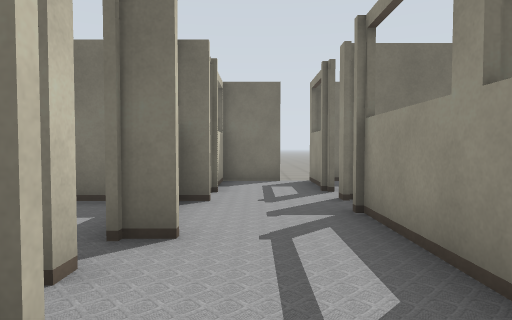
view 1 (above)

17 first-person views from a walk through a world built for the Gazebo simulator. The camera is 0.94 m above the floor, tilts 2° down and sees 75° across. The lines on the ground mark 1 m squares. The floor is counted in squares, 1 m on a side. Each view is taken from the middle of a square. On the plan, view 1 faces up. The plan holds only what a view shows up to about 12 squares ahead; the rest is blank. The place goes on beyond the plan. Some surface patterns are stand-ins.

view 2
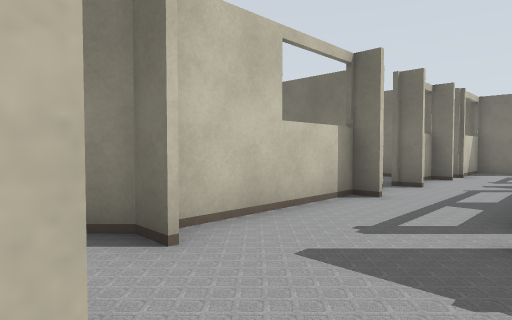

view 3
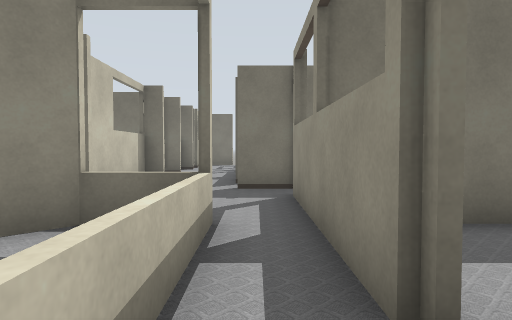

view 4
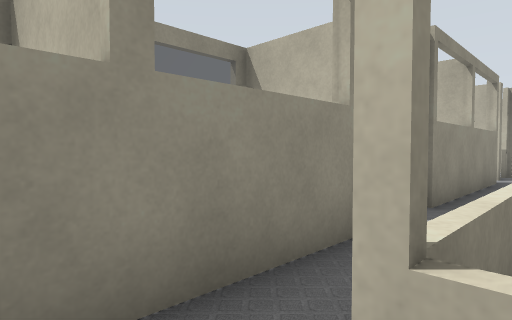

view 5
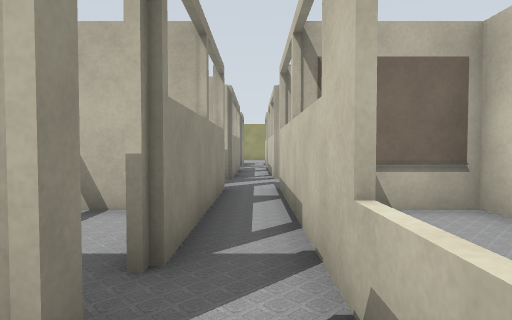

view 6
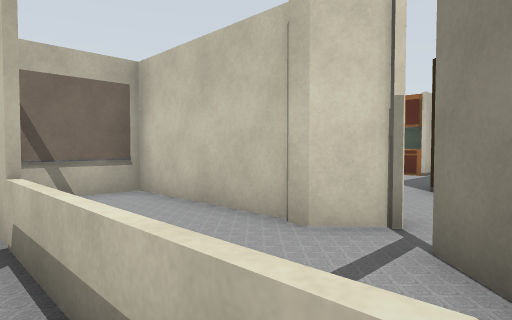

view 7
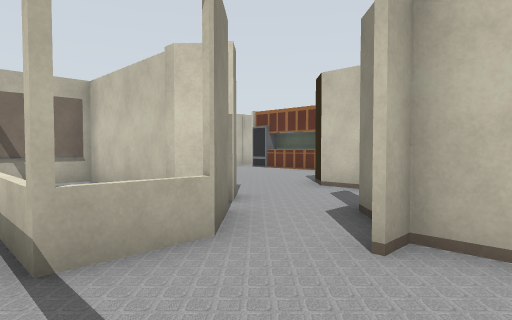

view 8
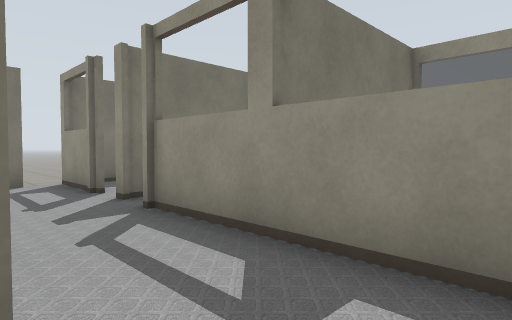

view 9
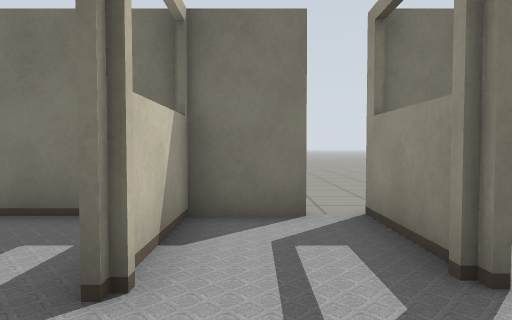

view 10
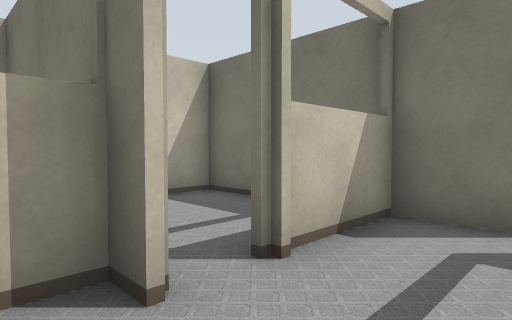

view 11
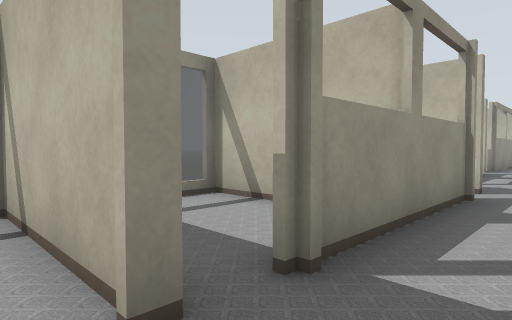

view 12
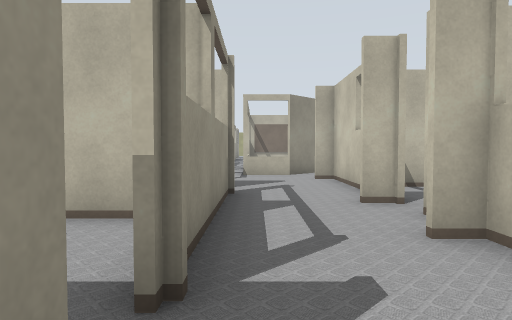

view 13
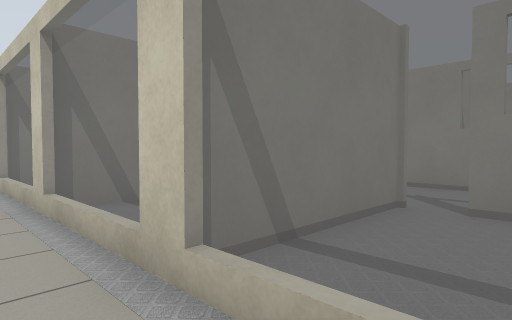

view 14
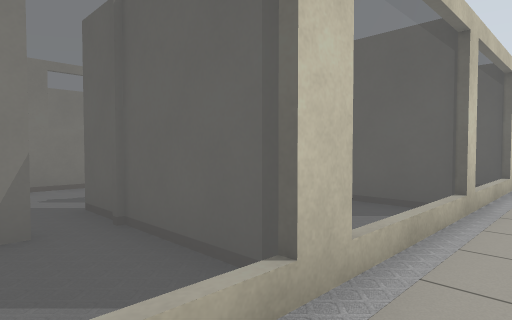

view 15
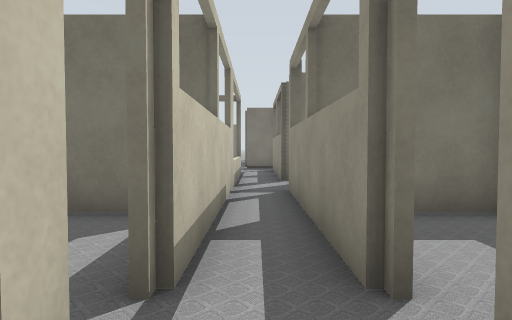

view 16
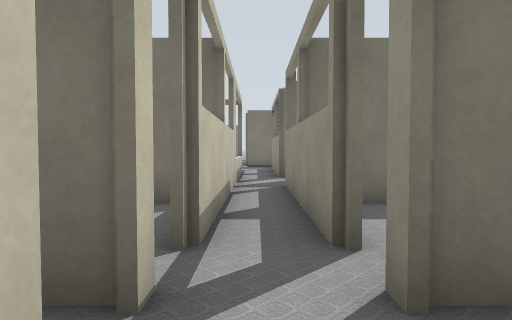

view 17
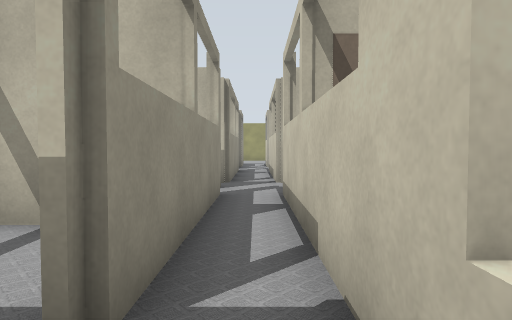

### Floor plan
Key: @ floor where view 1 was taken; # wall or solid block; x gap in a wall; . floor; = window, fence, low wall or low ledge; T thing the floor can be seen under or through.
Columns run from 11 left of view 1 to 7 right of it. Each row starts with its distance up from view 1.
 17              ..
 16              ..
 15              ..
 14             ...
 13             ...
 12             ..
 11             ..
 10       ######.##
  9       #...#..#
  8        ...#..#
  7         ..x..#
  6        ####..#####
  5          #...x.. =
  4          #...#..#=
  3          ##..####=
  2          #...####=
  1          ##..#  #=.
  0          #.@.#   =.
 -1         ##...#####.
 -2          #....#  =.
 -3          ##...#  =.
 -4         ##....#  =
 -5        ...TT=.####
 -6       #...T =.#..=
 -7      ##..TT.=.#. =
 -8    ......##.=..  =
 -9 ##......  #.#.###=
-10  =  ...   #.#.#
-11           #.#.#
-12           ###.####
-13            .#.#.
-14            .#.#.
-15             x.x.
-16             #.##
-17             x.x
-18             #.#
-19             #.#
-20             #.#

Positions as (right, up) in squares from view 1, and headings:
1: (0, 0), facing up
2: (2, -5), facing up-left
3: (2, -9), facing up
4: (1, -4), facing down-right
5: (2, -7), facing down
6: (2, -5), facing down-left
7: (2, -2), facing down-left
8: (-1, 0), facing up-right
9: (0, 5), facing up
10: (1, 5), facing up-left
11: (0, 7), facing down-right
12: (1, 7), facing down
13: (7, 1), facing down-left
14: (7, -3), facing up-left
15: (2, -17), facing up
16: (2, -18), facing up
17: (2, -8), facing down
